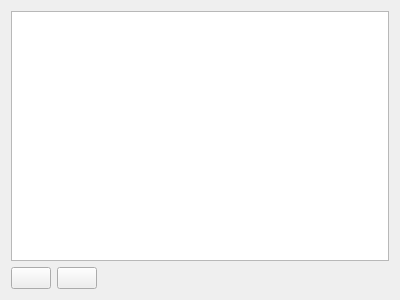
<?xml version="1.0" encoding="UTF-8"?>
<ui version="4.0">
 <class>sharedFiles</class>
 <widget class="QWidget" name="sharedFiles">
  <property name="geometry">
   <rect>
    <x>0</x>
    <y>0</y>
    <width>400</width>
    <height>300</height>
   </rect>
  </property>
  <layout class="QVBoxLayout" name="verticalLayout">
   <item>
    <widget class="QListView" name="listView"/>
   </item>
   <item>
    <layout class="QHBoxLayout" name="horizontalLayout_2">
     <item>
      <widget class="KPushButton" name="addBtn">
       <property name="text">
        <string/>
       </property>
      </widget>
     </item>
     <item>
      <widget class="KPushButton" name="removeBtn"/>
     </item>
     <item>
      <spacer name="horizontalSpacer">
       <property name="orientation">
        <enum>Qt::Horizontal</enum>
       </property>
       <property name="sizeHint" stdset="0">
        <size>
         <width>40</width>
         <height>20</height>
        </size>
       </property>
      </spacer>
     </item>
    </layout>
   </item>
  </layout>
 </widget>
 <customwidgets>
  <customwidget>
   <class>KPushButton</class>
   <extends>QPushButton</extends>
   <header>kpushbutton.h</header>
  </customwidget>
 </customwidgets>
 <resources/>
 <connections/>
</ui>
